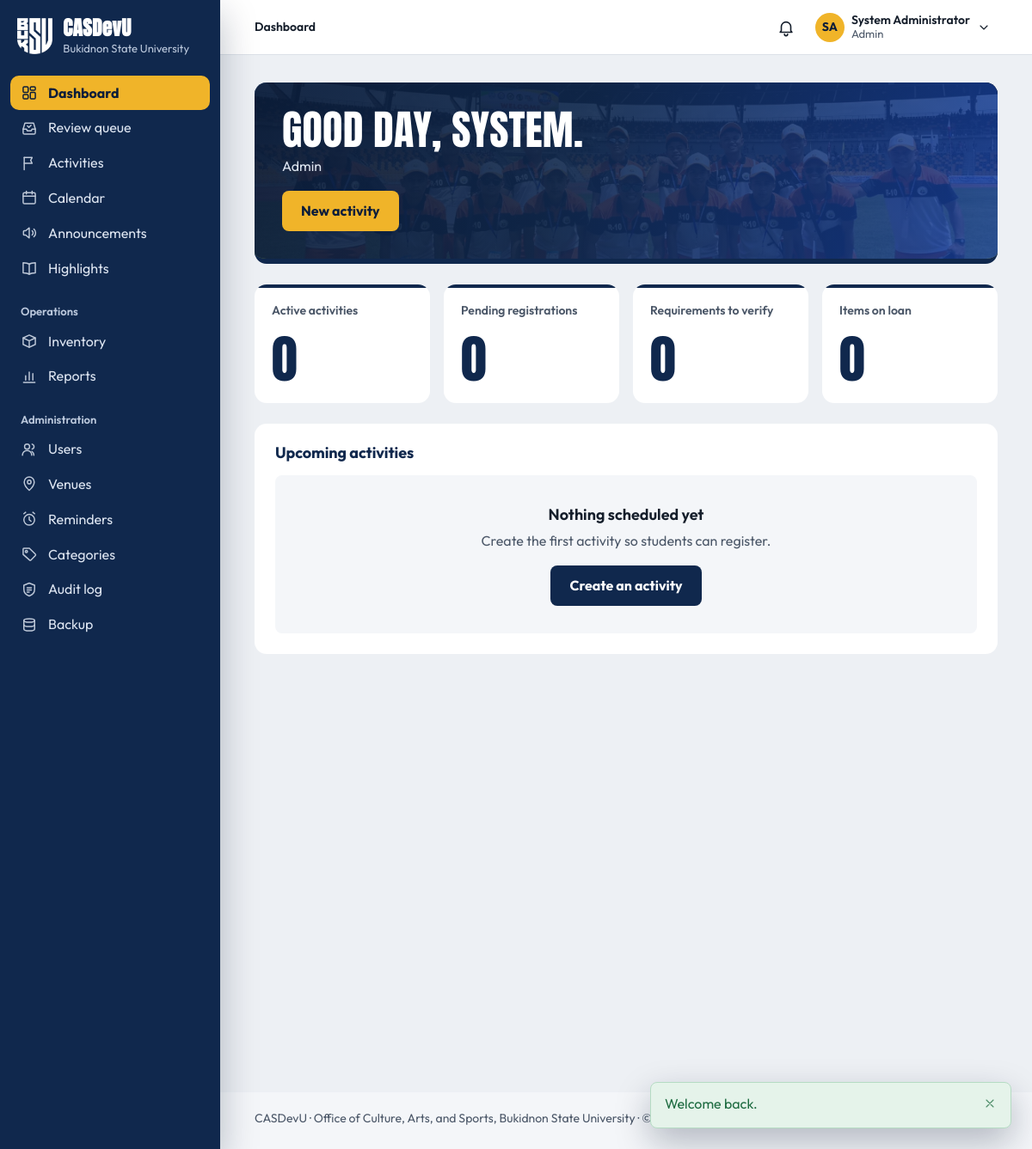
/index.php (signed in), run on the app's committed database.
### tables this page shows
CREATE TABLE users (
    user_id         INT UNSIGNED AUTO_INCREMENT PRIMARY KEY,
    role_id         TINYINT UNSIGNED NOT NULL,

     
    email           VARCHAR(150) NOT NULL UNIQUE,    
    password_hash   VARCHAR(255) NOT NULL,           
     
    student_number  VARCHAR(30)  NULL UNIQUE,        
    first_name      VARCHAR(80)  NOT NULL,
    middle_name     VARCHAR(80)  NULL,
    last_name       VARCHAR(80)  NOT NULL,
    sex             ENUM('male','female','other') NULL,
    birth_date      DATE         NULL,
    contact_number  VARCHAR(30)  NULL,
    photo_path      VARCHAR(255) NULL,
    id_front_path   VARCHAR(255) NULL,               
    id_back_path    VARCHAR(255) NULL,               

     
    course_id       INT UNSIGNED     NULL,
    year_level_id   TINYINT UNSIGNED NULL,
    section         VARCHAR(20)      NULL,
     
    connection_note VARCHAR(500)     NULL,

     
    status          ENUM('pending','active','inactive','suspended')
                        NOT NULL DEFAULT 'pending',
    last_login_at   DATETIME NULL,
    created_at      TIMESTAMP NOT NULL DEFAULT CURRENT_TIMESTAMP,
    updated_at      TIMESTAMP NOT NULL DEFAULT CURRENT_TIMESTAMP
                        ON UPDATE CURRENT_TIMESTAMP,

    CONSTRAINT fk_users_role       FOREIGN KEY (role_id)       REFERENCES roles(role_id),
    CONSTRAINT fk_users_course     FOREIGN KEY (course_id)     REFERENCES courses(course_id)
                                       ON DELETE SET NULL,
    CONSTRAINT fk_users_year_level FOREIGN KEY (year_level_id) REFERENCES year_levels(year_level_id)
                                       ON DELETE SET NULL,

    INDEX idx_users_role   (role_id),
    INDEX idx_users_status (status),
    INDEX idx_users_name   (last_name, first_name)
);

CREATE TABLE settings (
    setting_key     VARCHAR(80) PRIMARY KEY,
    setting_value   TEXT NULL,
    description     VARCHAR(255) NULL,
    updated_at      TIMESTAMP NOT NULL DEFAULT CURRENT_TIMESTAMP
                        ON UPDATE CURRENT_TIMESTAMP
);

### public/index.php (the view, shortened to what the rows shown need)
<?php
require_login();
$user = current_user();
$role = current_role();
$wideRows = !in_array($role, ['student', 'guest'], true);
require __DIR__ . '/../includes/layout/header.php';
?>
<div class="page-head photo-band"<?= photo_band_style('stadium') ?>>
    <div>
        <h1>Good day, <?= e($user['first_name']) ?>.</h1>
        <p>
            <?= e(ucfirst((string) $role)) ?>
        </p>
    </div>
</div>
<div class="grid grid-2">
    <section class="card<?= $wideRows ? ' span-all' : '' ?>">
        <div class="card-head">
            <h2>Upcoming activities</h2>
        </div>
    </section>
</div>
<?php require __DIR__ . '/../includes/layout/footer.php'; ?>

### includes/layout/header.php (shortened to what the rows shown need)
<?php
$user         = current_user();
$role         = current_role();
$currentFile  = basename($_SERVER['SCRIPT_NAME']);
$currentDir   = basename(dirname($_SERVER['SCRIPT_NAME']));
$isStudent    = $role === 'student';
$navSection = match (true) {
    in_array($currentDir, ['public', ''], true) && $currentFile === 'index.php'   => 'dashboard',
    in_array($currentDir, ['public', ''], true) && $currentFile === 'review.php'  => 'review',
    $currentFile === 'notifications.php'                        => 'notifications',
    $currentFile === 'profile.php'                              => 'profile',
    $currentFile === 'settings.php'                             => 'settings',
    $currentFile === 'calendar.php'                             => 'calendar',
    $currentDir === 'activities'                                => 'activities',
    $currentDir === 'announcements'                             => 'announcements',
    $currentDir === 'highlights'                                => 'highlights',
    $currentDir === 'inventory' && $isStudent && in_array($currentFile, ['reservations.php', 'borrow.php'], true) => 'borrow-requests',
    $currentDir === 'inventory'                                 => 'inventory',
    $currentDir === 'reports'                                   => 'reports',
    $currentDir === 'admin'                                     => pathinfo($currentFile, PATHINFO_FILENAME),
    $currentDir === 'requirements' && $isStudent                => 'my-requirements',
    $currentDir === 'participation' && $isStudent               => 'my-activities',
    $currentDir === 'participation' || $currentDir === 'requirements' => 'activities',
    default                                                     => '',
};
$sections = [
    'dashboard'       => ['Dashboard', 'index.php'],
    'review'          => ['Review queue', 'review.php'],
    'notifications'   => ['Notifications', 'notifications.php'],
    'profile'         => ['My profile', 'profile.php'],
    'settings'        => ['Settings', 'settings.php'],
    'calendar'        => ['Calendar', 'activities/calendar.php'],
    'activities'      => ['Activities', 'activities/index.php'],
    'announcements'   => ['Announcements', 'announcements/index.php'],
    'highlights'      => ['Highlights', 'highlights/index.php'],
    'inventory'       => [$isStudent ? 'Costumes & equipment' : 'Inventory', 'inventory/index.php'],
    'reports'         => ['Reports', 'reports/index.php'],
    'my-activities'   => ['My activities', 'participation/my-activities.php'],
    'my-requirements' => ['My requirements', 'requirements/mine.php'],
    'borrow-requests' => ['My borrow requests', 'inventory/reservations.php'],
    'users'           => [has_role('admin') ? 'Users' : 'Accounts', 'admin/users.php'],
    'venues'          => ['Venues', 'admin/venues.php'],
    'reminders'       => ['Reminders', 'admin/reminders.php'],
    'categories'      => ['Categories', 'admin/categories.php'],
    'audit'           => ['Audit log', 'admin/audit.php'],
    'backup'          => ['Backup', 'admin/backup.php'],
];
$initials = $user
    ? strtoupper(mb_substr((string) $user['first_name'], 0, 1) . mb_substr((string) $user['last_name'], 0, 1))
    : '';
?>
<!DOCTYPE html>
<html lang="en">
<head>
    <link rel="stylesheet" href="<?= asset('css/style.css') ?>">
</head>
<body>
<div class="app<?= $user ? '' : ' app-public' ?>">
<div class="main">
<?php if ($user): ?>
    <?php
    [$sectionLabel, $sectionHref] = $sections[$navSection] ?? ['', ''];
    $pageLabel  = (string) ($pageTitle ?? '');
    $isSectionHome = $sectionHref !== '' && str_ends_with($_SERVER['SCRIPT_NAME'], '/' . $sectionHref);
    ?>
    <header class="topbar">
        <nav class="breadcrumb" aria-label="Breadcrumb">
            <ol>
                <?php if ($sectionLabel !== '' && !$isSectionHome): ?>
                    <li><a href="<?= url($sectionHref) ?>"><?= e($sectionLabel) ?></a></li>
                    <li aria-current="page"><?= e($pageLabel) ?></li>
                <?php else: ?>
                    <li aria-current="page"><?= e($sectionLabel !== '' ? $sectionLabel : $pageLabel) ?></li>
                <?php endif; ?>
            </ol>
        </nav>
        <div class="topbar-actions">
            <?php require __DIR__ . '/notifications-menu.php'; ?>
            <details class="account-menu" data-menu>
                <summary class="account-trigger" aria-label="Account menu for <?= e(full_name($user)) ?>">
                    <?php if ($userPhotoUrl = user_photo_url($user)): ?>
                        <img class="account-initials" src="<?= e($userPhotoUrl) ?>" alt="" width="34" height="34">
                    <?php else: ?>
                        <span class="account-initials" aria-hidden="true"><?= e($initials) ?></span>
                    <?php endif; ?>
                    <span class="account-text">
                        <span class="account-name"><?= e(full_name($user)) ?></span>
                        <span class="account-role"><?= e(ucfirst((string) $role)) ?></span>
                    </span>
                    <?= icon('chevron-down', 'icon account-chevron') ?>
                </summary>
            </details>
        </div>
    </header>
<?php endif; ?>
<main class="page" id="main" tabindex="-1">

### includes/layout/footer.php
</main>
<footer class="footer">
    <p><?= e(APP_NAME) ?> · <?= e(office_name()) ?>, <?= e(university_name()) ?> · &copy; <?= date('Y') ?></p>
</footer>
</div>
</div>
</body>
</html>

### data on the page
users: initials "SA", full_name($user) "System Administrator", first_name "SYSTEM"
settings: setting_value "Office of Culture, Arts, and Sports"
settings: setting_value "Bukidnon State University"

### other printed values
APP_NAME "CASDevU"
UNIVERSITY "Bukidnon State University"
$label "Dashboard Review queue Activities Calendar Announcements Highlights Inventory Reports Users Venues Reminders Categories Audit log Backup"
$sectionLabel !== '' ? $sectionLabel : $pageLabel "Dashboard"
$role "Admin"
$flashMessage['message'] "Welcome back."
$stat['label'] "Active activities"
$stat['label'] "Pending registrations"
$stat['label'] "Requirements to verify"
$stat['label'] "Items on loan"
